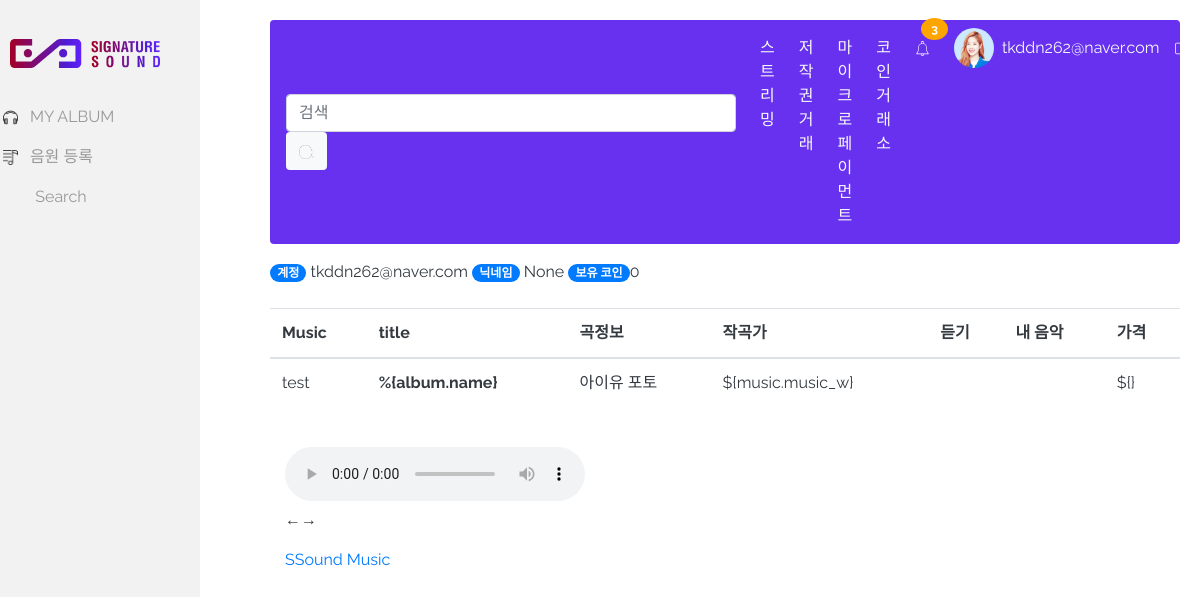
The app's page /streaming/detail/ (signed in), older data.
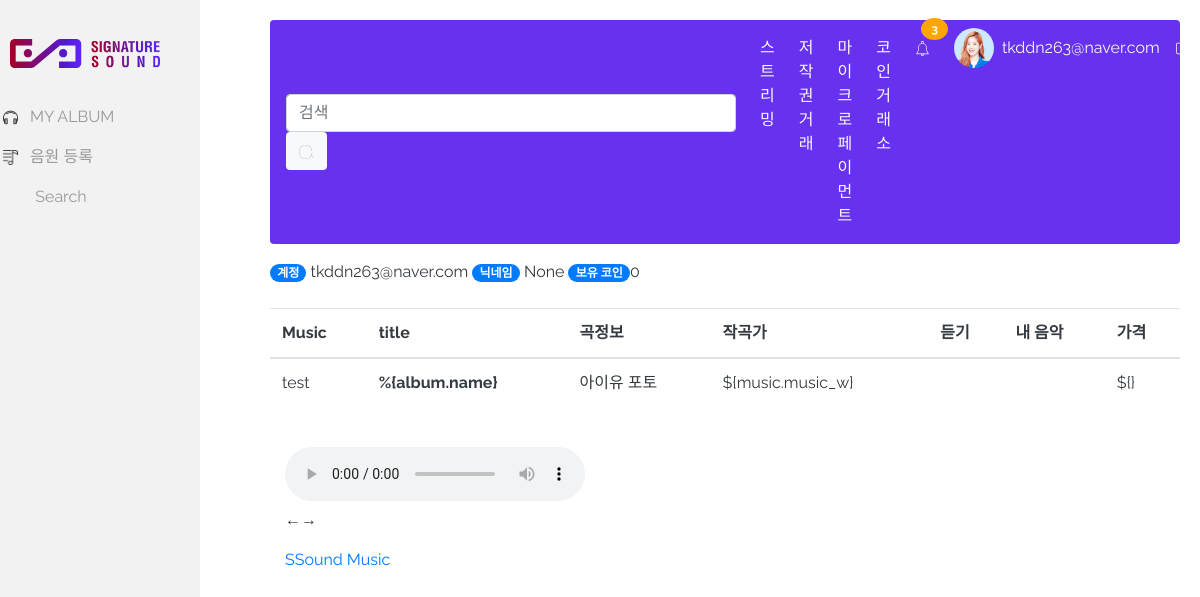
The same page, newer data.
### user/models.py (models this page shows, shortened)
class User(AbstractBaseUser, PermissionsMixin):
    email = models.EmailField('email', unique=True)
    nname = models.CharField('닉네임', max_length=45, null=True, unique=True)
    profile = models.ImageField('프로필 이미지', upload_to='img/profile/', max_length=150, null=True, blank=True, default='')
    coin = models.BigIntegerField('총보유 코인', default=0)
    nation = models.IntegerField('국적(코드)', default=0)
    is_listener = models.BooleanField('일반 사용자 권한', default=True)
    is_artist = models.BooleanField('아티스트 사용자 권한', default=False)
    is_company = models.BooleanField('기업 사용자 권한', default=False)
    artist_id = models.CharField('아티스트 ID', max_length=32, null=True, unique=True)
    artist_name = models.CharField('아티스트 이름', max_length=100)
    artist_opendate = models.DateField('데뷔일', null=True)
    artist_company = models.CharField('소속 기업 ID', max_length=32, default='none', null=True, blank=True)
    company_id = models.CharField('기업 ID', max_length=32, null=True, unique=True)
    company_name = models.CharField('기업명', max_length=45,  null=True, blank=True)
    company_ceo = models.CharField('기업 대표이름', max_length=32)
    company_tel = models.CharField('기업 전화번호', max_length=32)
    company_adr = models.CharField('기업 주소', max_length=255)
    date_joined = models.DateTimeField('가입일', default=timezone.now)
    is_staff = models.BooleanField('스테프 권한', default=False)
    is_active = models.BooleanField('이메일 인증 활성화', default=False)
    objects = UserManager()
    USERNAME_FIELD = 'email'                     # email을 사용자의 식별자로 설정

### streaming/views.py (the view)
# urls.py: path('detail/',StreamingDetail.as_view(),name='detail'),
class StreamingDetail(TemplateView):
    template_name='streaming/streaming_detail.html'

### streaming/templates/streaming/streaming_detail.html (shortened to what this page needs)
{% extends 'base.html' %}
{% load static %}
  {% block css %}
<link rel="stylesheet" href="https://cdn.plyr.io/3.4.8/plyr.css">
{% endblock css %}
  {% block content %}
  <body>
    <div id="app">
      <div class="container">
        <div class="row">
          <table class="table text-dark">
            <thead>
              <tr>
                <th scope="col">Music</th>
                <th scope="col">title</th>
                <th scope="col">곡정보</th>
                <th scope="col">작곡가</th>
                <th scope="col">듣기</th>
                <th scope="col">내 음악</th>
                <th scope="col">가격</th>
            </thead>
                <tbody
                v-for="album in albums"
                >
                <td>test</td>
                 <th scope="row">%{album.name}</th>
                 <td><a v-bind:href=album.url>아이유 포토</a></td>
                 <td>${music.music_w}</td>
                 <td>
                 </td>
                 <td></td>
                 <td>${}</td>
                </tbody>
            </table>
        </div>
      </div>
      <div class="container">
          <div class="column add-bottom">
              <div id="mainwrap">
                  <div id="nowPlay">
                      <span id="npAction">Paused...</span>
                  </div>
                  <div id="audiowrap">
                      <div id="audio0">
                          <audio id="audio1" preload controls>Your browser does not support HTML5 Audio! 😢</audio>
                      </div>
                      <div id="tracks" class="text-dark">
                          <a id="btnPrev">&larr;</a><a id="btnNext">&rarr;</a>
                      </div>
                  </div>
              </div>
          </div>
          <div class="column add-bottom center">
              <a href="{% url 'main:home'%}"> SSound Music </a>
          </div>
      </div>
    </div>
{% load static %}
{% endblock content %}

### templates/base.html (shortened to what the changed rows need)
<!DOCTYPE html>
<html lang="ko">
    <head>
        {% load staticfiles %}
        <link rel="stylesheet" href="https://maxcdn.bootstrapcdn.com/bootstrap/4.0.0/css/bootstrap.min.css">
        <link rel="stylesheet" href="{% static 'css/left-sidebar.css'%}">
        <link rel="stylesheet" href="{% static 'css/style.css'%}">
        {% block css %}{% endblock css %}
    </head>
    <body>
        <div id="wrapper" class="toggled">
            <div id="page-content-wrapper">
                    <nav class="navbar navbar-expand-lg navbar-light rounded mr-auto ml-auto mb-3" style="background-color:#6731EF; max-width:1300px">
                            <div class="collapse navbar-collapse" id="navbarSupportedContent">
                            <ul class="navbar-nav ml-auto">
                                <li class="nav-item active">
                                <a class="nav-link text-light pl-3" href="/streaming/play">스트리밍 <span class="sr-only">(current)</span></a>
                                </li>
                                <li class="nav-item">
                                <a class="nav-link text-light pl-3" href="#">저작권 거래</a>
                                </li>
                                <li class="nav-item">
                                <a class="nav-link text-light pl-3" href="#">마이크로페이먼트</a>
                                </li>
                                <li class="nav-item">
                                <a class="nav-link text-light pl-3" href="#">코인거래소</a>
                                </li>
                                <li class="nav-item">
                                    <a class="nav-link notification pl-3" href="#">
                                    </a>
                                </li>
                                <li class="nav-item pl-3">
                                    <a class="profile" href="#"><img src="{% static 'img/profile.jpg'%}" class="rounded-circle" alt="Cinque Terre" width="40" height="40"> </a>
                                </li>
                                <li class="nav-item text-light nav-link">
                                    {{ user.email }}
                                </li>
                                <li class="nav-item">
                                    {% if request.user.is_authenticated %}
                                    <a class="nav-link" href="/user/logout/"><img src="{% static 'img/logout.svg'%}" width="15"></a>
                                    {% else %}
                                    <a class="nav-item text-light nav-link" href="/user/login/">로그인</a>
                                    {% endif %}
                                </li>
                            </ul>
                            </div>
                        </nav>
                    <div>
                            <ul class="nav navbar-nav navbar-right text-dark">
                                <li>
                                    {% if request.user.is_authenticated %}
                                    <span class="badge badge-pill badge-primary">계정</span> {{ user.email }}
                                    <span class="badge badge-pill badge-primary">닉네임</span> {{ user.nname }}
                                    <span class="badge badge-pill badge-primary">보유 코인</span>{{ user.coin  }}
                                    {% endif %}
                                </li>
                            </ul>
                    </div>
                    {% block content %}
                    {% endblock content %}
            </div>
        </div>
    </body>
</html>

Row changes from the older to the newer data that the page shows:
changed User "None": email "tkddn262@naver.com" → "tkddn263@naver.com"
